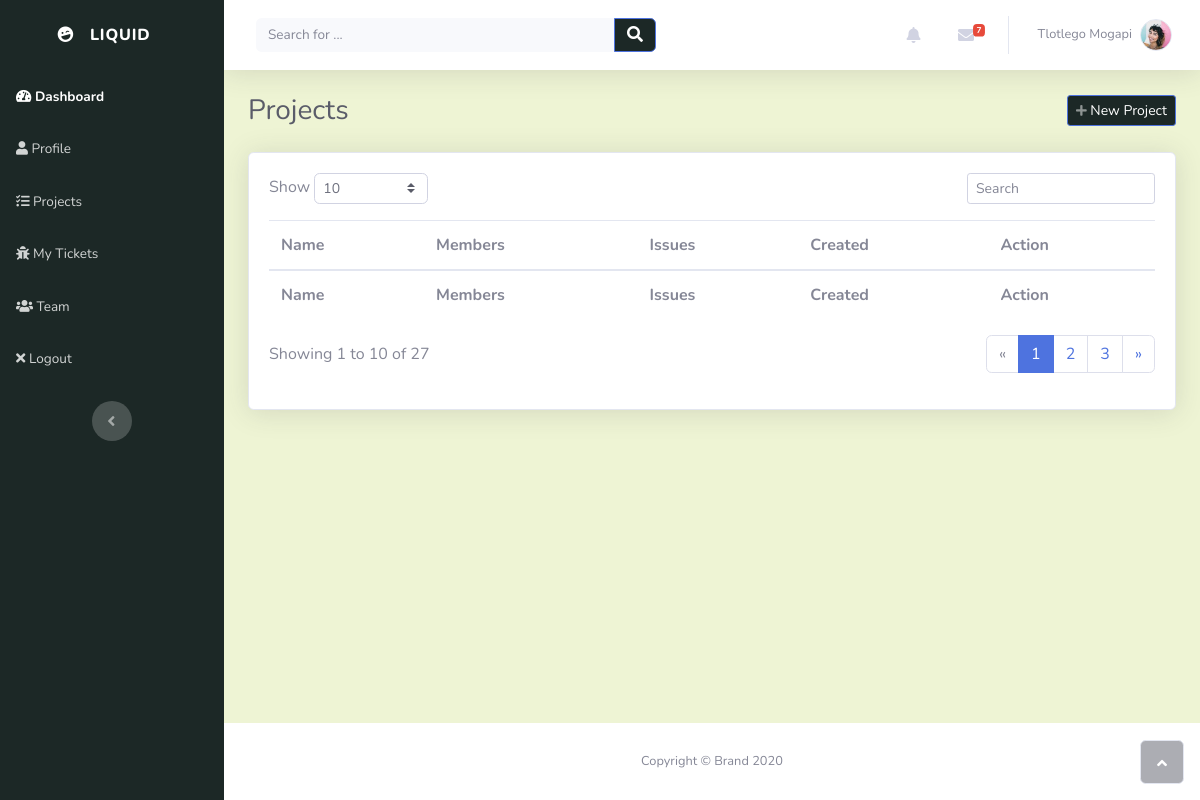
The app's page /projects/ (signed in), older data.
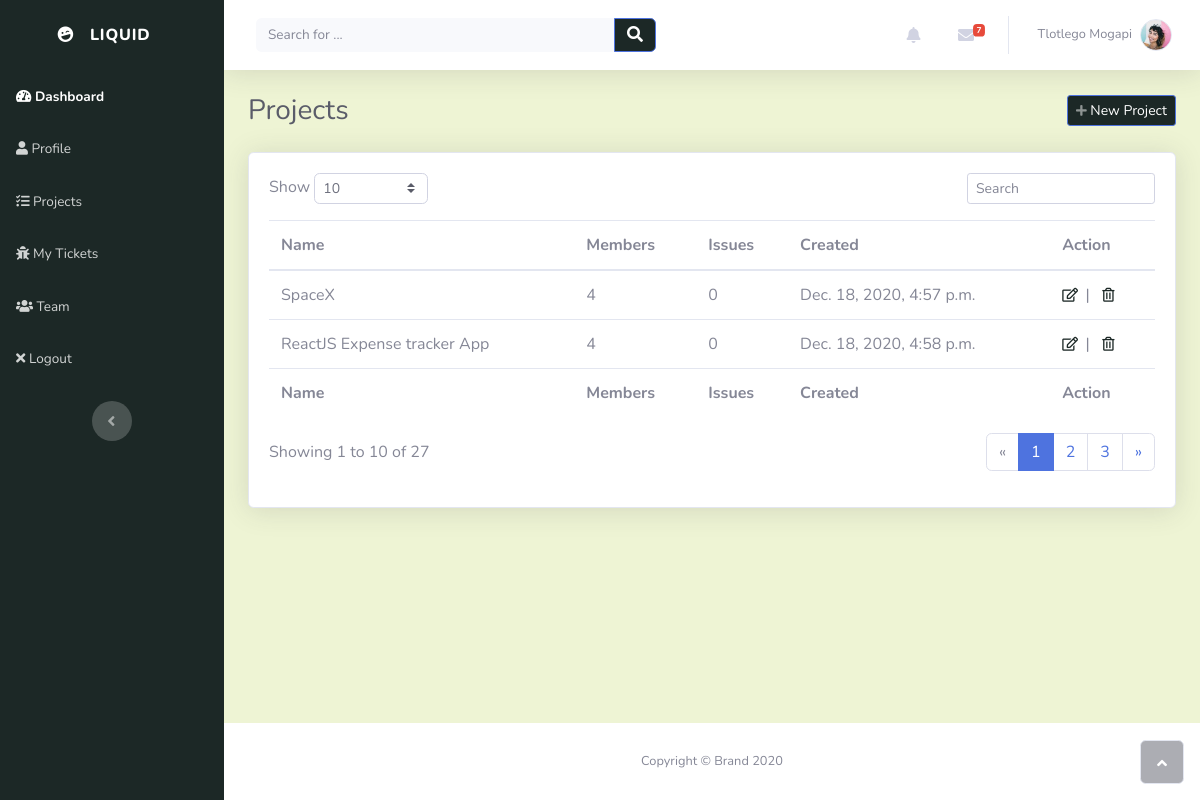
The same page, newer data.
### account/models.py (models this page shows, shortened)
class Profile(models.Model):
    user = models.OneToOneField(settings.AUTH_USER_MODEL, on_delete=models.CASCADE, unique = True)
    profile_picture = models.ImageField(default='default.png', upload_to='profile_images', blank = True)
    website = models.URLField(blank= True)
    first_name = models.CharField(max_length=30, blank=True)
    last_name = models.CharField(max_length=30, blank=True)
    address = models.CharField(max_length=50, blank=True)
    city = models.CharField(max_length=50, blank=True)
    country = models.CharField(max_length=50, blank=True)
    slug = models.SlugField(unique=True, blank=True)

### projects/models.py (models this page shows)
class Project(models.Model):
    name = models.CharField(max_length=50, unique=True)
    description = models.CharField(max_length=200)
    created_on = models.DateTimeField(verbose_name="date created", auto_now_add=True)
    created_by = models.ForeignKey(Profile, on_delete=models.CASCADE)
    def __str__(self):
        return self.name

### projects/views.py (the view)
# urls.py: path('', views.projects_view, name = "projects_page"),
@login_required(login_url='login_page')
def projects_view(request):
    context = {}
    user = request.user
    profile = get_object_or_404(Profile, user = user)
    context['user_projects'] = Project.objects.filter(created_by = profile)
    context['profile'] = profile
    context['direct_messages'] = DirectMessage.objects.filter(receiver = profile).order_by('-created_on')[:5]
    context['alerts'] = Alert.objects.filter(user = profile).order_by('-created_on')[:5]
    return render(request, "projects/projects.html", context)

### projects/templates/projects/projects.html (shortened to what this page needs)
{% extends "index/header.html" %} {% block title %}Teams{% endblock %} {% block content %}
<div class="d-sm-flex justify-content-between align-items-center mb-4">
	<h3 class="text-dark mb-0">Projects</h3>
	<a
		class="btn btn-primary btn-sm d-none d-sm-inline-block"
		role="button"
		href="#"
		style="background: rgb(28, 40, 38)"
		><em class="fas fa-plus fa-sm text-white-50"></em>&nbsp;New Project</a
	>
</div>
<div class="card shadow">
	<div class="card-body">
		<div class="row">
			<div class="col-md-6 text-nowrap">
				<div id="dataTable_length" class="dataTables_length" aria-controls="dataTable">
					<label
						>Show&nbsp;<select class="form-control form-control-sm custom-select custom-select-sm">
							<option value="10" selected="">10</option>
							<option value="100">100</option></select
						>&nbsp;</label
					>
				</div>
			</div>
			<div class="col-md-6">
				<div class="text-md-right dataTables_filter" id="dataTable_filter">
					<label
						><input
							type="search"
							class="form-control form-control-sm"
							aria-controls="dataTable"
							placeholder="Search"
					/></label>
				</div>
			</div>
		</div>
		<div class="table-responsive table mt-2" id="dataTable" role="grid" aria-describedby="dataTable_info">
			<table class="table my-0" id="dataTable" aria-describedby="projects">
				<thead>
					{% include "projects/snippets/table_header.html" %}
				</thead>
				<tbody>
					{% for project in user_projects %} {% include "projects/snippets/project.html" %} {%endfor%}
				</tbody>
				<tfoot>
					{% include "projects/snippets/table_header.html" %}
				</tfoot>
			</table>
		</div>
		{% include "projects/snippets/pagination.html" %}
	</div>
</div>
{% endblock %}

### index/templates/index/header.html (shortened to what this page needs)
<!DOCTYPE html>
<html lang="en">
	{% load static %}
	<head>
		<link rel="stylesheet" href="{% static 'index/bootstrap/css/bootstrap.min.css' %}" />
		<link rel="stylesheet" href="{% static 'index/fonts/fontawesome-all.min.css' %}" />
		<link rel="stylesheet" href="{% static 'index/fonts/font-awesome.min.css' %}" />
		<link rel="stylesheet" href="{% static 'index/fonts/fontawesome5-overrides.min.css' %}" />
	</head>
	<body id="page-top">
		<div id="wrapper">
			{% include "index/snippets/sidebar.html" %}
			<div class="d-flex flex-column" id="content-wrapper">
				<div id="content" style="background: rgb(238, 244, 212)">
					{% include "index/snippets/navbar.html" %}
					<div class="container-fluid">{% block content %} {% endblock %}</div>
				</div>
				<footer class="bg-white sticky-footer">
					<div class="container my-auto">
						<div class="text-center my-auto copyright"><span>Copyright © Brand 2020</span></div>
					</div>
				</footer>
			</div>
			<a class="border rounded d-inline scroll-to-top" href="#page-top"><em class="fas fa-angle-up"></em></a>
		</div>
	</body>
</html>

### index/templates/index/snippets/sidebar.html (shortened to what this page needs)
<nav
	class="navbar navbar-dark align-items-start sidebar sidebar-dark accordion bg-gradient-primary p-0"
	style="background: rgb(28, 40, 38)"
>
	<div class="container-fluid d-flex flex-column p-0">
		<a
			class="navbar-brand d-flex justify-content-center align-items-center sidebar-brand m-0"
			href="{% url 'index_page' %}"
		>
			<div class="sidebar-brand-icon rotate-n-15"><em class="fas fa-laugh-wink"></em></div>
			<div class="sidebar-brand-text mx-3"><span>Liquid</span></div>
		</a>
		<ul class="nav navbar-nav text-light" id="accordionSidebar">
			<li class="nav-item">
				<a class="nav-link active" href="{% url 'index_page' %}"
					><em class="fas fa-tachometer-alt"></em><span> Dashboard</span></a
				>
			</li>
			<li class="nav-item">
				<a class="nav-link" href="{% url 'user_profile' %}"
					><em class="fas fa-user"></em><span> Profile</span></a
				>
			</li>
			<li class="nav-item">
				<a class="nav-link" href="{% url 'projects_page' %}"
					><em class="fas fa-tasks"></em><span> Projects</span></a
				>
			</li>
			<li class="nav-item">
				<a class="nav-link" href="{% url 'tickets_page' %}"
					><em class="fas fa-bug"></em><span> My Tickets</span></a
				>
			</li>
			<li class="nav-item">
				<a class="nav-link" href="{% url 'team_page' %}"><em class="fas fa-users"></em><span> Team</span></a>
			</li>
			<li class="nav-item">
				<a class="nav-link" href="{% url 'logout' %}"><em class="fas fa-times"></em><span> Logout</span></a>
			</li>
		</ul>
		<div class="text-center d-none d-md-inline">
			<button class="btn rounded-circle border-0" id="sidebarToggle" type="button"></button>
		</div>
	</div>
</nav>

### index/templates/index/snippets/navbar.html (shortened to what this page needs)
<nav
	class="navbar navbar-light navbar-expand bg-white shadow mb-4 topbar static-top"
	style="background: rgb(238, 244, 212)"
>
	<div class="container-fluid">
		<form class="form-inline d-none d-sm-inline-block mr-auto ml-md-3 my-2 my-md-0 mw-100 navbar-search">
			<div class="input-group">
				<input class="bg-light form-control border-0 small" type="text" placeholder="Search for ..." />
				<div class="input-group-append">
					<button class="btn btn-primary py-0" type="button" style="background: rgb(28, 40, 38)">
						<em class="fas fa-search"></em>
					</button>
				</div>
			</div>
		</form>
		<ul class="nav navbar-nav flex-nowrap ml-auto">
			<li class="nav-item dropdown no-arrow mx-1">
				<div class="nav-item dropdown no-arrow">
					<a class="dropdown-toggle nav-link" data-toggle="dropdown" aria-expanded="false" href="#"
						><em class="fas fa-bell fa-fw"></em
					></a>
				</div>
			</li>
			<li class="nav-item dropdown no-arrow mx-1">
				<div class="nav-item dropdown no-arrow">
					<a class="dropdown-toggle nav-link" data-toggle="dropdown" aria-expanded="false" href="#"
						><em class="fas fa-envelope fa-fw"></em
						><span class="badge badge-danger badge-counter">7</span></a
					>
				</div>
			</li>
			<li class="nav-item dropdown no-arrow">
				<div class="nav-item dropdown no-arrow">
					<a class="dropdown-toggle nav-link" data-toggle="dropdown" aria-expanded="false" href="#"
						><span class="d-none d-lg-inline mr-2 text-gray-600 small">
							{% if profile.first_name and profile.last_name %} {{profile.first_name}}
							{{profile.last_name}} {% else %} {{user}} {%endif%}
						</span>
						<img
							class="border rounded-circle img-profile"
							src="assets/img/avatars/avatar1.jpeg"
							alt="user image"
						/>
					</a>
				</div>
			</li>
		</ul>
	</div>
</nav>

### projects/templates/projects/snippets/table_header.html
<tr>
	<th scope="col">Name</th>
	<th scope="col">Members</th>
	<th scope="col">Issues</th>
	<th scope="col">Created</th>
	<th scope="col">Action</th>
</tr>

### projects/templates/projects/snippets/project.html
<tr>
	<td>{{ project }}</td>
	<td>{{ 4 }}</td>
	<td>{{ project.tickets.all.count }}</td>
	<td>{{ project.created_on }}</td>
	<td>{% include "projects/snippets/project_action.html" %}</td>
</tr>

### projects/templates/projects/snippets/project_action.html
<a role="button" href="#" style="color: rgb(28, 40, 38)" title="Edit"><em class="far fa-edit fa-sm">&nbsp</em></a>
|&nbsp&nbsp
<a role="button" href="#" style="color: rgb(28, 40, 38)" title="Delete"
	><em class="far fa-trash-alt fa-sm">&nbsp</em></a
>

### projects/templates/projects/snippets/pagination.html
<div class="row">
	<div class="col-md-6 align-self-center">
		<p id="dataTable_info" class="dataTables_info" role="status" aria-live="polite">Showing 1 to 10 of 27</p>
	</div>
	<div class="col-md-6">
		<nav class="d-lg-flex justify-content-lg-end dataTables_paginate paging_simple_numbers">
			<ul class="pagination">
				<li class="page-item disabled">
					<a class="page-link" href="#" aria-label="Previous"><span aria-hidden="true">«</span></a>
				</li>
				<li class="page-item active"><a class="page-link" href="#">1</a></li>
				<li class="page-item"><a class="page-link" href="#">2</a></li>
				<li class="page-item"><a class="page-link" href="#">3</a></li>
				<li class="page-item">
					<a class="page-link" href="#" aria-label="Next"><span aria-hidden="true">»</span></a>
				</li>
			</ul>
		</nav>
	</div>
</div>

Row changes from the older to the newer data that the page shows:
added Project: name "SpaceX", value "4", tickets.all.count "0", created_on "Dec. 18, 2020, 4:57 p.m."
added Project: name "ReactJS Expense tracker App", value "4", tickets.all.count "0", created_on "Dec. 18, 2020, 4:58 p.m."
